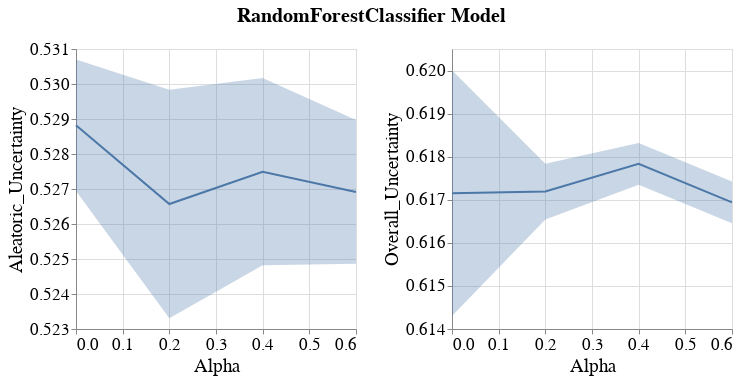

The cell this chart's notebook holds for it:
### Code cell
visualizer.create_subgroup_metrics_line_band_plot(model_name=MODEL_NAMES[0],
                                                  subgroup_metrics=['Aleatoric_Uncertainty', 'Overall_Uncertainty'],
                                                  subgroup='SEX_dis_correct')

### Figure 1 — Vega-Lite specification as saved in the notebook (floating-point values rounded to 4 significant figures)
{"config": {"view": {"continuousWidth": 400, "continuousHeight": 300}, "axis": {"labelFontSize": 17, "labelFontWeight": "normal", "titleFontSize": 19, "titleFontWeight": "normal"}, "legend": {"labelFontSize": 17, "symbolStrokeWidth": 10, "titleFontSize": 19}, "title": {"fontSize": 17}}, "vconcat": [{"hconcat": [{"layer": [{"mark": {"type": "errorband", "extent": "ci"}, "encoding": {"x": {"field": "Intervention_Param", "title": "Alpha", "type": "quantitative"}, "y": {"field": "Metric_Value", "scale": {"zero": false}, "title": "Aleatoric_Uncertainty", "type": "quantitative"}}}, {"mark": "line", "encoding": {"x": {"field": "Intervention_Param", "title": "Alpha", "type": "quantitative"}, "y": {"aggregate": "mean", "field": "Metric_Value", "scale": {"zero": false}, "title": "Aleatoric_Uncertainty", "type": "quantitative"}}}], "height": 280, "width": 280}, {"layer": [{"mark": {"type": "errorband", "extent": "ci"}, "encoding": {"x": {"field": "Intervention_Param", "title": "Alpha", "type": "quantitative"}, "y": {"field": "Metric_Value", "scale": {"zero": false}, "title": "Overall_Uncertainty", "type": "quantitative"}}}, {"mark": "line", "encoding": {"x": {"field": "Intervention_Param", "title": "Alpha", "type": "quantitative"}, "y": {"aggregate": "mean", "field": "Metric_Value", "scale": {"zero": false}, "title": "Overall_Uncertainty", "type": "quantitative"}}}], "data": {"name": "data-ba6dabac7d4600da583a22909386bc8a"}, "height": 280, "width": 280}]}], "data": {"name": "data-941478e004ec9932ef358990b64396f1"}, "title": {"text": "RandomForestClassifier Model", "anchor": "middle", "dy": -10, "fontSize": 20}, "$schema": "https://vega.github.io/schema/vega-lite/v4.17.0.json", "datasets": {"data-941478e004ec9932ef358990b64396f1": [{"Metric": "Aleatoric_Uncertainty", "Bootstrap_Model_Seed": 101, "Model_Name": "RandomForestClassifier", "Model_Params": "{'bootstrap': True, 'ccp_alpha': 0.0, 'class_weight': None, 'criterion': 'gini', 'max_depth': None, 'max_features': 'sqrt', 'max_leaf_nodes': None, 'max_samples': None, 'min_impurity_decrease': 0.0, 'min_samples_leaf': 1, 'min_samples_split': 2, 'min_weight_fraction_leaf': 0.0, 'n_estimators': 200, 'n_jobs': None, 'oob_score': False, 'random_state': 101, 'verbose': 0, 'warm_start': False}", "Run_Number": "Run_1", "Dataset_Name": "Folktables_NY_2018_Employment", "Num_Estimators": 100, "Tag": "OK", "Record_Create_Date_Time": "2023-07-05T14:54:28.064000", "Session_Uuid": "0b71b2a8-030f-44df-a027-5304af77e2ba", "Experiment_Iteration": "Exp_iter_1", "Dataset_Split_Seed": 100, "Model_Init_Seed": 100, "Fair_Intervention_Params_Lst": "[0.0, 0.2, 0.4, 0.6]", "Intervention_Param": 0.0, "Subgroup": "SEX_dis_correct", "Metric_Value": 0.5269}, {"Metric": "Aleatoric_Uncertainty", "Bootstrap_Model_Seed": 101, "Model_Name": "RandomForestClassifier", "Model_Params": "{'bootstrap': True, 'ccp_alpha': 0.0, 'class_weight': None, 'criterion': 'gini', 'max_depth': None, 'max_features': 'sqrt', 'max_leaf_nodes': None, 'max_samples': None, 'min_impurity_decrease': 0.0, 'min_samples_leaf': 1, 'min_samples_split': 2, 'min_weight_fraction_leaf': 0.0, 'n_estimators': 200, 'n_jobs': None, 'oob_score': False, 'random_state': 101, 'verbose': 0, 'warm_start': False}", "Run_Number": "Run_1", "Dataset_Name": "Folktables_NY_2018_Employment", "Num_Estimators": 100, "Tag": "OK", "Record_Create_Date_Time": "2023-07-05T15:00:47.485000", "Session_Uuid": "0b71b2a8-030f-44df-a027-5304af77e2ba", "Experiment_Iteration": "Exp_iter_1", "Dataset_Split_Seed": 100, "Model_Init_Seed": 100, "Fair_Intervention_Params_Lst": "[0.0, 0.2, 0.4, 0.6]", "Intervention_Param": 0.2, "Subgroup": "SEX_dis_correct", "Metric_Value": 0.5233}, {"Metric": "Aleatoric_Uncertainty", "Bootstrap_Model_Seed": 101, "Model_Name": "RandomForestClassifier", "Model_Params": "{'bootstrap': True, 'ccp_alpha': 0.0, 'class_weight': None, 'criterion': 'gini', 'max_depth': None, 'max_features': 'sqrt', 'max_leaf_nodes': None, 'max_samples': None, 'min_impurity_decrease': 0.0, 'min_samples_leaf': 1, 'min_samples_split': 2, 'min_weight_fraction_leaf': 0.0, 'n_estimators': 200, 'n_jobs': None, 'oob_score': False, 'random_state': 101, 'verbose': 0, 'warm_start': False}", "Run_Number": "Run_1", "Dataset_Name": "Folktables_NY_2018_Employment", "Num_Estimators": 100, "Tag": "OK", "Record_Create_Date_Time": "2023-07-05T15:06:28.925000", "Session_Uuid": "0b71b2a8-030f-44df-a027-5304af77e2ba", "Experiment_Iteration": "Exp_iter_1", "Dataset_Split_Seed": 100, "Model_Init_Seed": 100, "Fair_Intervention_Params_Lst": "[0.0, 0.2, 0.4, 0.6]", "Intervention_Param": 0.4, "Subgroup": "SEX_dis_correct", "Metric_Value": 0.5248}, {"Metric": "Aleatoric_Uncertainty", "Bootstrap_Model_Seed": 101, "Model_Name": "RandomForestClassifier", "Model_Params": "{'bootstrap': True, 'ccp_alpha': 0.0, 'class_weight': None, 'criterion': 'gini', 'max_depth': None, 'max_features': 'sqrt', 'max_leaf_nodes': None, 'max_samples': None, 'min_impurity_decrease': 0.0, 'min_samples_leaf': 1, 'min_samples_split': 2, 'min_weight_fraction_leaf': 0.0, 'n_estimators': 200, 'n_jobs': None, 'oob_score': False, 'random_state': 101, 'verbose': 0, 'warm_start': False}", "Run_Number": "Run_1", "Dataset_Name": "Folktables_NY_2018_Employment", "Num_Estimators": 100, "Tag": "OK", "Record_Create_Date_Time": "2023-07-05T15:12:36.130000", "Session_Uuid": "0b71b2a8-030f-44df-a027-5304af77e2ba", "Experiment_Iteration": "Exp_iter_1", "Dataset_Split_Seed": 100, "Model_Init_Seed": 100, "Fair_Intervention_Params_Lst": "[0.0, 0.2, 0.4, 0.6]", "Intervention_Param": 0.6, "Subgroup": "SEX_dis_correct", "Metric_Value": 0.5249}, {"Metric": "Aleatoric_Uncertainty", "Bootstrap_Model_Seed": 201, "Model_Name": "RandomForestClassifier", "Model_Params": "{'bootstrap': True, 'ccp_alpha': 0.0, 'class_weight': None, 'criterion': 'gini', 'max_depth': None, 'max_features': 'sqrt', 'max_leaf_nodes': None, 'max_samples': None, 'min_impurity_decrease': 0.0, 'min_samples_leaf': 1, 'min_samples_split': 2, 'min_weight_fraction_leaf': 0.0, 'n_estimators': 200, 'n_jobs': None, 'oob_score': False, 'random_state': 201, 'verbose': 0, 'warm_start': False}", "Run_Number": "Run_1", "Dataset_Name": "Folktables_NY_2018_Employment", "Num_Estimators": 100, "Tag": "OK", "Record_Create_Date_Time": "2023-07-05T15:19:26.943000", "Session_Uuid": "0b71b2a8-030f-44df-a027-5304af77e2ba", "Experiment_Iteration": "Exp_iter_2", "Dataset_Split_Seed": 200, "Model_Init_Seed": 200, "Fair_Intervention_Params_Lst": "[0.0, 0.2, 0.4, 0.6]", "Intervention_Param": 0.0, "Subgroup": "SEX_dis_correct", "Metric_Value": 0.5307}, {"Metric": "Aleatoric_Uncertainty", "Bootstrap_Model_Seed": 201, "Model_Name": "RandomForestClassifier", "Model_Params": "{'bootstrap': True, 'ccp_alpha': 0.0, 'class_weight': None, 'criterion': 'gini', 'max_depth': None, 'max_features': 'sqrt', 'max_leaf_nodes': None, 'max_samples': None, 'min_impurity_decrease': 0.0, 'min_samples_leaf': 1, 'min_samples_split': 2, 'min_weight_fraction_leaf': 0.0, 'n_estimators': 200, 'n_jobs': None, 'oob_score': False, 'random_state': 201, 'verbose': 0, 'warm_start': False}", "Run_Number": "Run_1", "Dataset_Name": "Folktables_NY_2018_Employment", "Num_Estimators": 100, "Tag": "OK", "Record_Create_Date_Time": "2023-07-05T15:25:26.473000", "Session_Uuid": "0b71b2a8-030f-44df-a027-5304af77e2ba", "Experiment_Iteration": "Exp_iter_2", "Dataset_Split_Seed": 200, "Model_Init_Seed": 200, "Fair_Intervention_Params_Lst": "[0.0, 0.2, 0.4, 0.6]", "Intervention_Param": 0.2, "Subgroup": "SEX_dis_correct", "Metric_Value": 0.5298}, {"Metric": "Aleatoric_Uncertainty", "Bootstrap_Model_Seed": 201, "Model_Name": "RandomForestClassifier", "Model_Params": "{'bootstrap': True, 'ccp_alpha': 0.0, 'class_weight': None, 'criterion': 'gini', 'max_depth': None, 'max_features': 'sqrt', 'max_leaf_nodes': None, 'max_samples': None, 'min_impurity_decrease': 0.0, 'min_samples_leaf': 1, 'min_samples_split': 2, 'min_weight_fraction_leaf': 0.0, 'n_estimators': 200, 'n_jobs': None, 'oob_score': False, 'random_state': 201, 'verbose': 0, 'warm_start': False}", "Run_Number": "Run_1", "Dataset_Name": "Folktables_NY_2018_Employment", "Num_Estimators": 100, "Tag": "OK", "Record_Create_Date_Time": "2023-07-05T15:31:11.575000", "Session_Uuid": "0b71b2a8-030f-44df-a027-5304af77e2ba", "Experiment_Iteration": "Exp_iter_2", "Dataset_Split_Seed": 200, "Model_Init_Seed": 200, "Fair_Intervention_Params_Lst": "[0.0, 0.2, 0.4, 0.6]", "Intervention_Param": 0.4, "Subgroup": "SEX_dis_correct", "Metric_Value": 0.5302}, {"Metric": "Aleatoric_Uncertainty", "Bootstrap_Model_Seed": 201, "Model_Name": "RandomForestClassifier", "Model_Params": "{'bootstrap': True, 'ccp_alpha': 0.0, 'class_weight': None, 'criterion': 'gini', 'max_depth': None, 'max_features': 'sqrt', 'max_leaf_nodes': None, 'max_samples': None, 'min_impurity_decrease': 0.0, 'min_samples_leaf': 1, 'min_samples_split': 2, 'min_weight_fraction_leaf': 0.0, 'n_estimators': 200, 'n_jobs': None, 'oob_score': False, 'random_state': 201, 'verbose': 0, 'warm_start': False}", "Run_Number": "Run_1", "Dataset_Name": "Folktables_NY_2018_Employment", "Num_Estimators": 100, "Tag": "OK", "Record_Create_Date_Time": "2023-07-05T15:37:35.585000", "Session_Uuid": "0b71b2a8-030f-44df-a027-5304af77e2ba", "Experiment_Iteration": "Exp_iter_2", "Dataset_Split_Seed": 200, "Model_Init_Seed": 200, "Fair_Intervention_Params_Lst": "[0.0, 0.2, 0.4, 0.6]", "Intervention_Param": 0.6, "Subgroup": "SEX_dis_correct", "Metric_Value": 0.529}], "data-ba6dabac7d4600da583a22909386bc8a": [{"Metric": "Overall_Uncertainty", "Bootstrap_Model_Seed": 101, "Model_Name": "RandomForestClassifier", "Model_Params": "{'bootstrap': True, 'ccp_alpha': 0.0, 'class_weight': None, 'criterion': 'gini', 'max_depth': None, 'max_features': 'sqrt', 'max_leaf_nodes': None, 'max_samples': None, 'min_impurity_decrease': 0.0, 'min_samples_leaf': 1, 'min_samples_split': 2, 'min_weight_fraction_leaf': 0.0, 'n_estimators': 200, 'n_jobs': None, 'oob_score': False, 'random_state': 101, 'verbose': 0, 'warm_start': False}", "Run_Number": "Run_1", "Dataset_Name": "Folktables_NY_2018_Employment", "Num_Estimators": 100, "Tag": "OK", "Record_Create_Date_Time": "2023-07-05T14:54:28.064000", "Session_Uuid": "0b71b2a8-030f-44df-a027-5304af77e2ba", "Experiment_Iteration": "Exp_iter_1", "Dataset_Split_Seed": 100, "Model_Init_Seed": 100, "Fair_Intervention_Params_Lst": "[0.0, 0.2, 0.4, 0.6]", "Intervention_Param": 0.0, "Subgroup": "SEX_dis_correct", "Metric_Value": 0.62}, {"Metric": "Overall_Uncertainty", "Bootstrap_Model_Seed": 101, "Model_Name": "RandomForestClassifier", "Model_Params": "{'bootstrap': True, 'ccp_alpha': 0.0, 'class_weight': None, 'criterion': 'gini', 'max_depth': None, 'max_features': 'sqrt', 'max_leaf_nodes': None, 'max_samples': None, 'min_impurity_decrease': 0.0, 'min_samples_leaf': 1, 'min_samples_split': 2, 'min_weight_fraction_leaf': 0.0, 'n_estimators': 200, 'n_jobs': None, 'oob_score': False, 'random_state': 101, 'verbose': 0, 'warm_start': False}", "Run_Number": "Run_1", "Dataset_Name": "Folktables_NY_2018_Employment", "Num_Estimators": 100, "Tag": "OK", "Record_Create_Date_Time": "2023-07-05T15:00:47.485000", "Session_Uuid": "0b71b2a8-030f-44df-a027-5304af77e2ba", "Experiment_Iteration": "Exp_iter_1", "Dataset_Split_Seed": 100, "Model_Init_Seed": 100, "Fair_Intervention_Params_Lst": "[0.0, 0.2, 0.4, 0.6]", "Intervention_Param": 0.2, "Subgroup": "SEX_dis_correct", "Metric_Value": 0.6165}, {"Metric": "Overall_Uncertainty", "Bootstrap_Model_Seed": 101, "Model_Name": "RandomForestClassifier", "Model_Params": "{'bootstrap': True, 'ccp_alpha': 0.0, 'class_weight': None, 'criterion': 'gini', 'max_depth': None, 'max_features': 'sqrt', 'max_leaf_nodes': None, 'max_samples': None, 'min_impurity_decrease': 0.0, 'min_samples_leaf': 1, 'min_samples_split': 2, 'min_weight_fraction_leaf': 0.0, 'n_estimators': 200, 'n_jobs': None, 'oob_score': False, 'random_state': 101, 'verbose': 0, 'warm_start': False}", "Run_Number": "Run_1", "Dataset_Name": "Folktables_NY_2018_Employment", "Num_Estimators": 100, "Tag": "OK", "Record_Create_Date_Time": "2023-07-05T15:06:28.925000", "Session_Uuid": "0b71b2a8-030f-44df-a027-5304af77e2ba", "Experiment_Iteration": "Exp_iter_1", "Dataset_Split_Seed": 100, "Model_Init_Seed": 100, "Fair_Intervention_Params_Lst": "[0.0, 0.2, 0.4, 0.6]", "Intervention_Param": 0.4, "Subgroup": "SEX_dis_correct", "Metric_Value": 0.6183}, {"Metric": "Overall_Uncertainty", "Bootstrap_Model_Seed": 101, "Model_Name": "RandomForestClassifier", "Model_Params": "{'bootstrap': True, 'ccp_alpha': 0.0, 'class_weight': None, 'criterion': 'gini', 'max_depth': None, 'max_features': 'sqrt', 'max_leaf_nodes': None, 'max_samples': None, 'min_impurity_decrease': 0.0, 'min_samples_leaf': 1, 'min_samples_split': 2, 'min_weight_fraction_leaf': 0.0, 'n_estimators': 200, 'n_jobs': None, 'oob_score': False, 'random_state': 101, 'verbose': 0, 'warm_start': False}", "Run_Number": "Run_1", "Dataset_Name": "Folktables_NY_2018_Employment", "Num_Estimators": 100, "Tag": "OK", "Record_Create_Date_Time": "2023-07-05T15:12:36.130000", "Session_Uuid": "0b71b2a8-030f-44df-a027-5304af77e2ba", "Experiment_Iteration": "Exp_iter_1", "Dataset_Split_Seed": 100, "Model_Init_Seed": 100, "Fair_Intervention_Params_Lst": "[0.0, 0.2, 0.4, 0.6]", "Intervention_Param": 0.6, "Subgroup": "SEX_dis_correct", "Metric_Value": 0.6174}, {"Metric": "Overall_Uncertainty", "Bootstrap_Model_Seed": 201, "Model_Name": "RandomForestClassifier", "Model_Params": "{'bootstrap': True, 'ccp_alpha': 0.0, 'class_weight': None, 'criterion': 'gini', 'max_depth': None, 'max_features': 'sqrt', 'max_leaf_nodes': None, 'max_samples': None, 'min_impurity_decrease': 0.0, 'min_samples_leaf': 1, 'min_samples_split': 2, 'min_weight_fraction_leaf': 0.0, 'n_estimators': 200, 'n_jobs': None, 'oob_score': False, 'random_state': 201, 'verbose': 0, 'warm_start': False}", "Run_Number": "Run_1", "Dataset_Name": "Folktables_NY_2018_Employment", "Num_Estimators": 100, "Tag": "OK", "Record_Create_Date_Time": "2023-07-05T15:19:26.943000", "Session_Uuid": "0b71b2a8-030f-44df-a027-5304af77e2ba", "Experiment_Iteration": "Exp_iter_2", "Dataset_Split_Seed": 200, "Model_Init_Seed": 200, "Fair_Intervention_Params_Lst": "[0.0, 0.2, 0.4, 0.6]", "Intervention_Param": 0.0, "Subgroup": "SEX_dis_correct", "Metric_Value": 0.6143}, {"Metric": "Overall_Uncertainty", "Bootstrap_Model_Seed": 201, "Model_Name": "RandomForestClassifier", "Model_Params": "{'bootstrap': True, 'ccp_alpha': 0.0, 'class_weight': None, 'criterion': 'gini', 'max_depth': None, 'max_features': 'sqrt', 'max_leaf_nodes': None, 'max_samples': None, 'min_impurity_decrease': 0.0, 'min_samples_leaf': 1, 'min_samples_split': 2, 'min_weight_fraction_leaf': 0.0, 'n_estimators': 200, 'n_jobs': None, 'oob_score': False, 'random_state': 201, 'verbose': 0, 'warm_start': False}", "Run_Number": "Run_1", "Dataset_Name": "Folktables_NY_2018_Employment", "Num_Estimators": 100, "Tag": "OK", "Record_Create_Date_Time": "2023-07-05T15:25:26.473000", "Session_Uuid": "0b71b2a8-030f-44df-a027-5304af77e2ba", "Experiment_Iteration": "Exp_iter_2", "Dataset_Split_Seed": 200, "Model_Init_Seed": 200, "Fair_Intervention_Params_Lst": "[0.0, 0.2, 0.4, 0.6]", "Intervention_Param": 0.2, "Subgroup": "SEX_dis_correct", "Metric_Value": 0.6178}, {"Metric": "Overall_Uncertainty", "Bootstrap_Model_Seed": 201, "Model_Name": "RandomForestClassifier", "Model_Params": "{'bootstrap': True, 'ccp_alpha': 0.0, 'class_weight': None, 'criterion': 'gini', 'max_depth': None, 'max_features': 'sqrt', 'max_leaf_nodes': None, 'max_samples': None, 'min_impurity_decrease': 0.0, 'min_samples_leaf': 1, 'min_samples_split': 2, 'min_weight_fraction_leaf': 0.0, 'n_estimators': 200, 'n_jobs': None, 'oob_score': False, 'random_state': 201, 'verbose': 0, 'warm_start': False}", "Run_Number": "Run_1", "Dataset_Name": "Folktables_NY_2018_Employment", "Num_Estimators": 100, "Tag": "OK", "Record_Create_Date_Time": "2023-07-05T15:31:11.575000", "Session_Uuid": "0b71b2a8-030f-44df-a027-5304af77e2ba", "Experiment_Iteration": "Exp_iter_2", "Dataset_Split_Seed": 200, "Model_Init_Seed": 200, "Fair_Intervention_Params_Lst": "[0.0, 0.2, 0.4, 0.6]", "Intervention_Param": 0.4, "Subgroup": "SEX_dis_correct", "Metric_Value": 0.6173}, {"Metric": "Overall_Uncertainty", "Bootstrap_Model_Seed": 201, "Model_Name": "RandomForestClassifier", "Model_Params": "{'bootstrap': True, 'ccp_alpha': 0.0, 'class_weight': None, 'criterion': 'gini', 'max_depth': None, 'max_features': 'sqrt', 'max_leaf_nodes': None, 'max_samples': None, 'min_impurity_decrease': 0.0, 'min_samples_leaf': 1, 'min_samples_split': 2, 'min_weight_fraction_leaf': 0.0, 'n_estimators': 200, 'n_jobs': None, 'oob_score': False, 'random_state': 201, 'verbose': 0, 'warm_start': False}", "Run_Number": "Run_1", "Dataset_Name": "Folktables_NY_2018_Employment", "Num_Estimators": 100, "Tag": "OK", "Record_Create_Date_Time": "2023-07-05T15:37:35.585000", "Session_Uuid": "0b71b2a8-030f-44df-a027-5304af77e2ba", "Experiment_Iteration": "Exp_iter_2", "Dataset_Split_Seed": 200, "Model_Init_Seed": 200, "Fair_Intervention_Params_Lst": "[0.0, 0.2, 0.4, 0.6]", "Intervention_Param": 0.6, "Subgroup": "SEX_dis_correct", "Metric_Value": 0.6165}]}}
